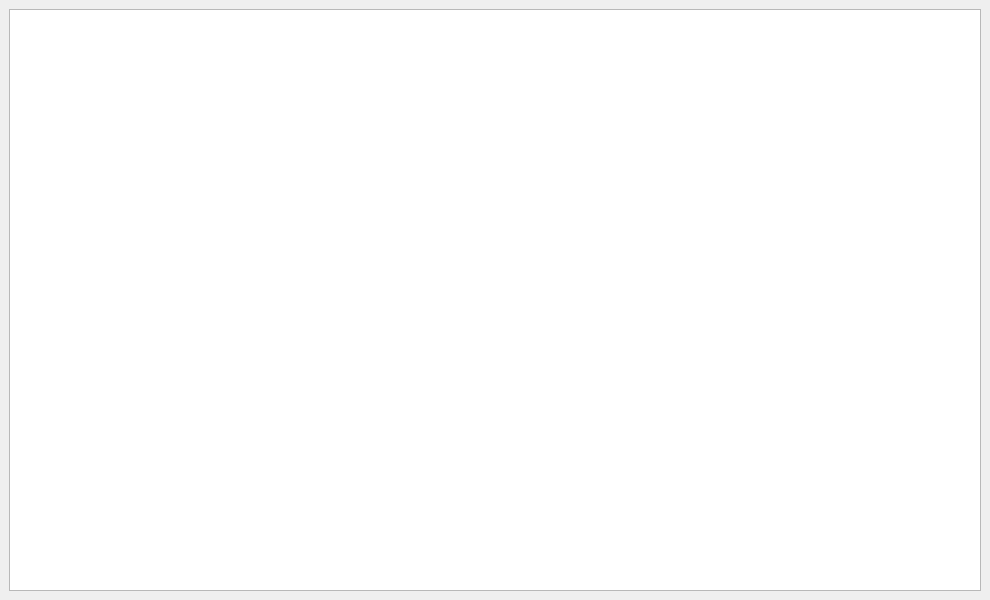
<?xml version="1.0" encoding="UTF-8"?>
<ui version="4.0">
 <class>MainWindow</class>
 <widget class="QMainWindow" name="MainWindow">
  <property name="geometry">
   <rect>
    <x>0</x>
    <y>0</y>
    <width>990</width>
    <height>600</height>
   </rect>
  </property>
  <property name="windowTitle">
   <string>QTableView-QDataWidgetMapper-Example</string>
  </property>
  <property name="styleSheet">
   <string notr="true"/>
  </property>
  <widget class="QWidget" name="centralwidget">
   <layout class="QGridLayout" name="gridLayout">
    <item row="0" column="0">
     <widget class="QTableView" name="tableView">
      <property name="editTriggers">
       <set>QAbstractItemView::AnyKeyPressed|QAbstractItemView::CurrentChanged|QAbstractItemView::DoubleClicked|QAbstractItemView::EditKeyPressed</set>
      </property>
     </widget>
    </item>
   </layout>
  </widget>
 </widget>
 <resources/>
 <connections/>
</ui>
